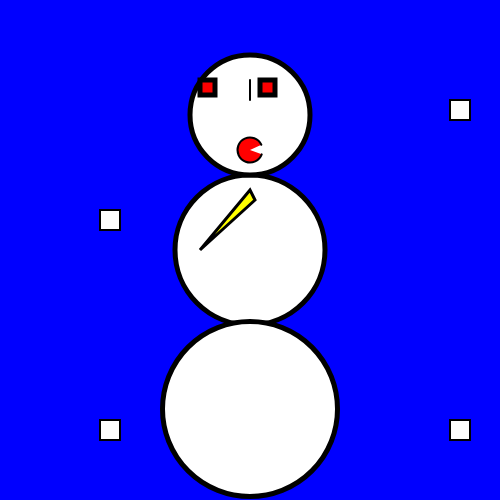
Frame 1 (no input)
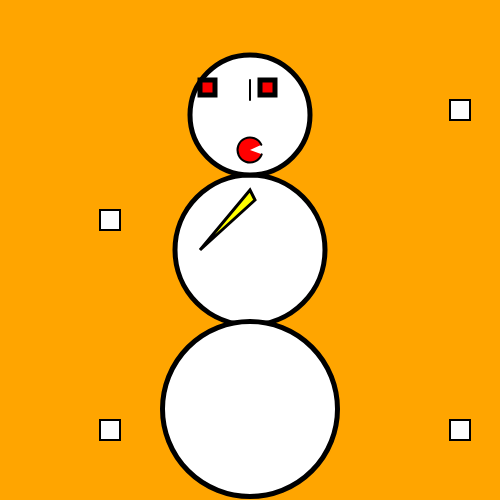
Frame 60 (no input)
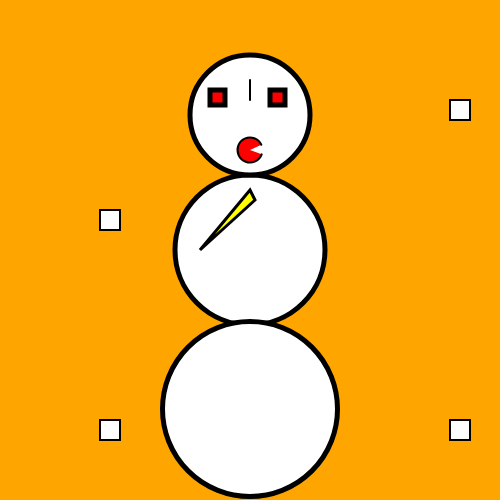
Frame 120 (the mouse pressed at the canvas centre since frame 60)

The p5.js sketch that drew these frames (run headless with seeded random() and noise() and a simulated clock; from frame 60 on, the mouse is pressed at the canvas centre):

// p5.js sketch
// ── sketch.js
var bg = "blue";
var eyeX = 210;
var eyeY = 90;

var offsetX = 0;
var offsetY = 0;

var hitZoneX = 110;
var hitZoneY= 220;

var hitZoneAx = 460;
var hitZoneAy = 112;

var hitZoneBx =458; 
var hitZoneBy =432;

var on = false;

function setup() {
                createCanvas(500, 500);
        
}
             
function draw() {
     background(bg);
    
               
                stroke(0);
               
                strokeWeight(5);
                fill("white")
                ellipse(250, 250, 150, 150);
               
                strokeWeight(5);
                fill("white")
                ellipse(250, 409, 175, 175);
                strokeWeight(5);
                fill("white")
                ellipse(250, 115, 120, 120);
                strokeWeight(3);
                fill("yellow");
    
                stroke("black")
                triangle(200, 250, 250, 190, 255, 200);
                
                //eyes
                offsetX = map(mouseX, 0, width, -10,10);
                offsetY = map(mouseY, 0, width, -10,10);
                strokeWeight(5);
                fill("red")
                rect(eyeX+offsetX,eyeY+offsetY,15,15);
                 strokeWeight(5);
                fill("red")
                rect(eyeX+60+offsetX, eyeY+offsetY,15,15);
    
                strokeWeight(2);
                line(250, 80, 250, 100);
                
               //snowflake
                fill("white");
                rect(100,210,20,20);
                fill("red");
                arc(250,150,25,25,170,24.7);
                fill("white");
                rect(100,420,20,20);
                fill("white");
                rect(450,420,20,20);
                fill("white");
                rect(450,100,20,20);
    
    
    var d = dist(mouseX,mouseY,100,210)
    if (d<25){
        on = true;
    }
    if (on==true) {
        bg = "green";
    }

    console.log(d);

    
    if (d>25){
        bg = "grey";
    }
        
    if (d>100){
        bg = "orange";
    
    }
   
     
   

   
    
}

function mousePressed() {
   bg="yellow";
    
    
}

function mouseReleased(){
    bg="purple";
}
